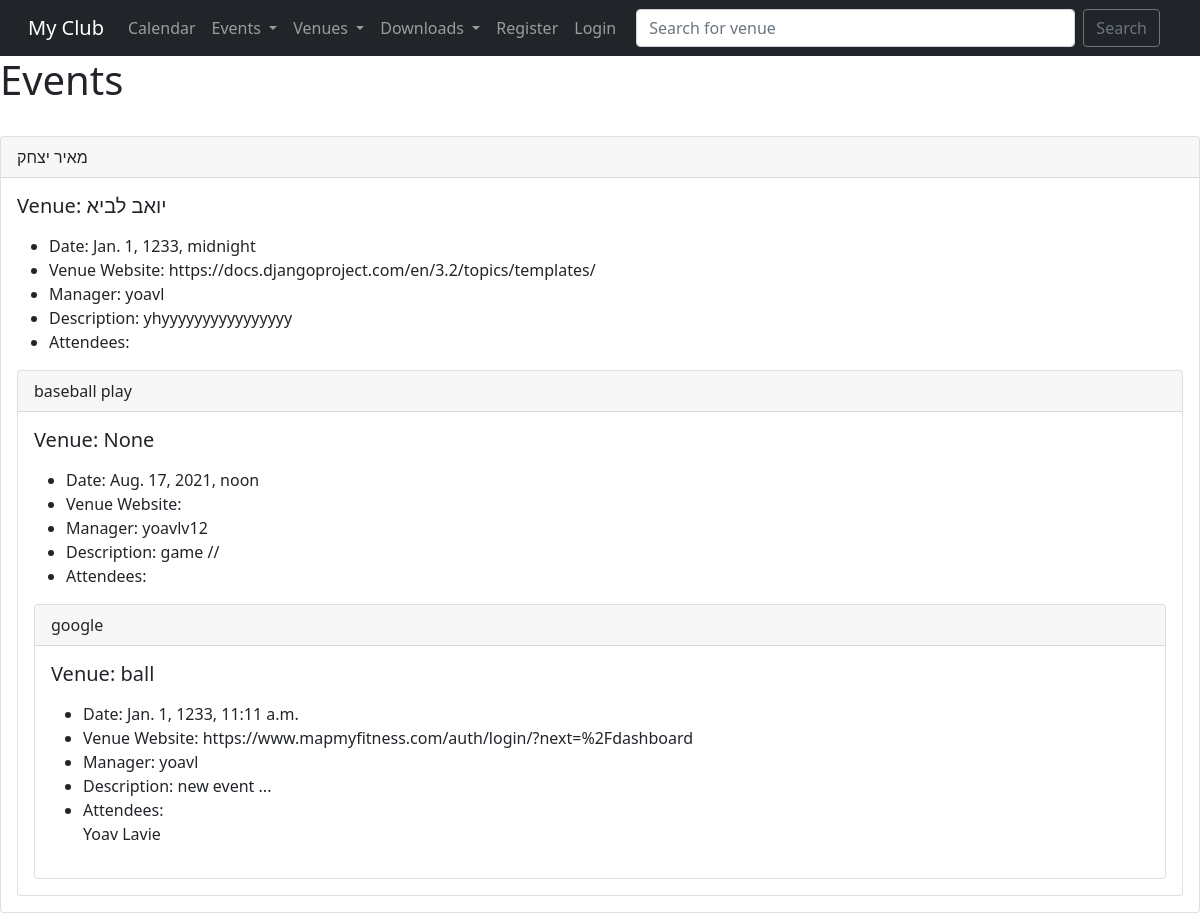
The app's page /events with its own data.
### polls/models.py (models this page shows)
class Event(models.Model):
    name = models.CharField("Event Name", max_length=40)
    event_date = models.DateTimeField("Event Date")
    venue = models.ForeignKey(Venue, blank=True, null=True ,on_delete=models.CASCADE)
    manager = models.ForeignKey(User, blank=True, null=True, on_delete=models.SET_NULL)  # If the manager delete his acount set the manager name to null
    description = models.TextField(blank=True)
    attendees = models.ManyToManyField(MyClubUser, blank=True)
    def __str__(self):
        return self.name

class Venue(models.Model):
    name = models.CharField("Venue Name", max_length=40)
    address = models.CharField(max_length=40)
    zip_code = models.CharField("Zip Code", max_length=15)
    phone = models.CharField("Contact Phone", max_length=10, blank=True) # if the field is black so it's ok - not mandatory field
    web = models.URLField("Website Address")
    email_address = models.EmailField("Email", blank=True)
    def __str__(self):
        return self.name

class MyClubUser(models.Model):
    first_name = models.CharField(max_length=40)
    last_name = models.CharField(max_length=40)
    email_address = models.EmailField("User Email")
    def __str__(self):
        return self.first_name +" "+ self.last_name

### polls/views.py (the view)
# urls.py: path('events',views.all_events, name='list-events'),
def all_events(request):
    event_list = Event.objects.all().order_by('?') # $ = random - DB intensive
    return render(request, 'event_list.html', {"event_list": event_list})

### polls/templates/event_list.html (shortened to what this page needs)
{% extends "base.html" %}
{% block content %}
	<h1>Events</h1>
	<br/>
{% for event in event_list %}
<div class="card">
  <div class="card-header">
    {{ event }}
  </div>
  <div class="card-body">
    <h5 class="card-title">Venue: {{ event.venue }}</h5>
    <p class="card-text">
    	<ul>
<li>Date: {{ event.event_date }}</li>
<li>Venue Website: {{ event.venue.web }}</li>
<li>Manager: {{ event.manager }}</li>
<li>Description: {{ event.description }}</li>
	<li>Attendees:<br/>
	{% for user in event.attendees.all %}
{{ user }}<br/>
	{% endfor %}
	</li>
	</ul>
        </p>
{% endfor %}
{% endblock %}

### records on screen
Event: name "מאיר יצחק", venue "יואב לביא", event_date "Jan. 1, 1233, midnight", venue.web "https://docs.djangoproject.com/en/3.2/topics/templates/", manager "yoavl", description "yhyyyyyyyyyyyyyyyy"
Event: name "baseball play", venue "None", event_date "Aug. 17, 2021, noon", manager "yoavlv12", description "game //"
Event: name "google", venue "ball", event_date "Jan. 1, 1233, 11:11 a.m.", venue.web "https://www.mapmyfitness.com/auth/login/?next=%2Fdashboard", manager "yoavl", description "new event ..."
MyClubUser: first_name+last_name "Yoav Lavie"
